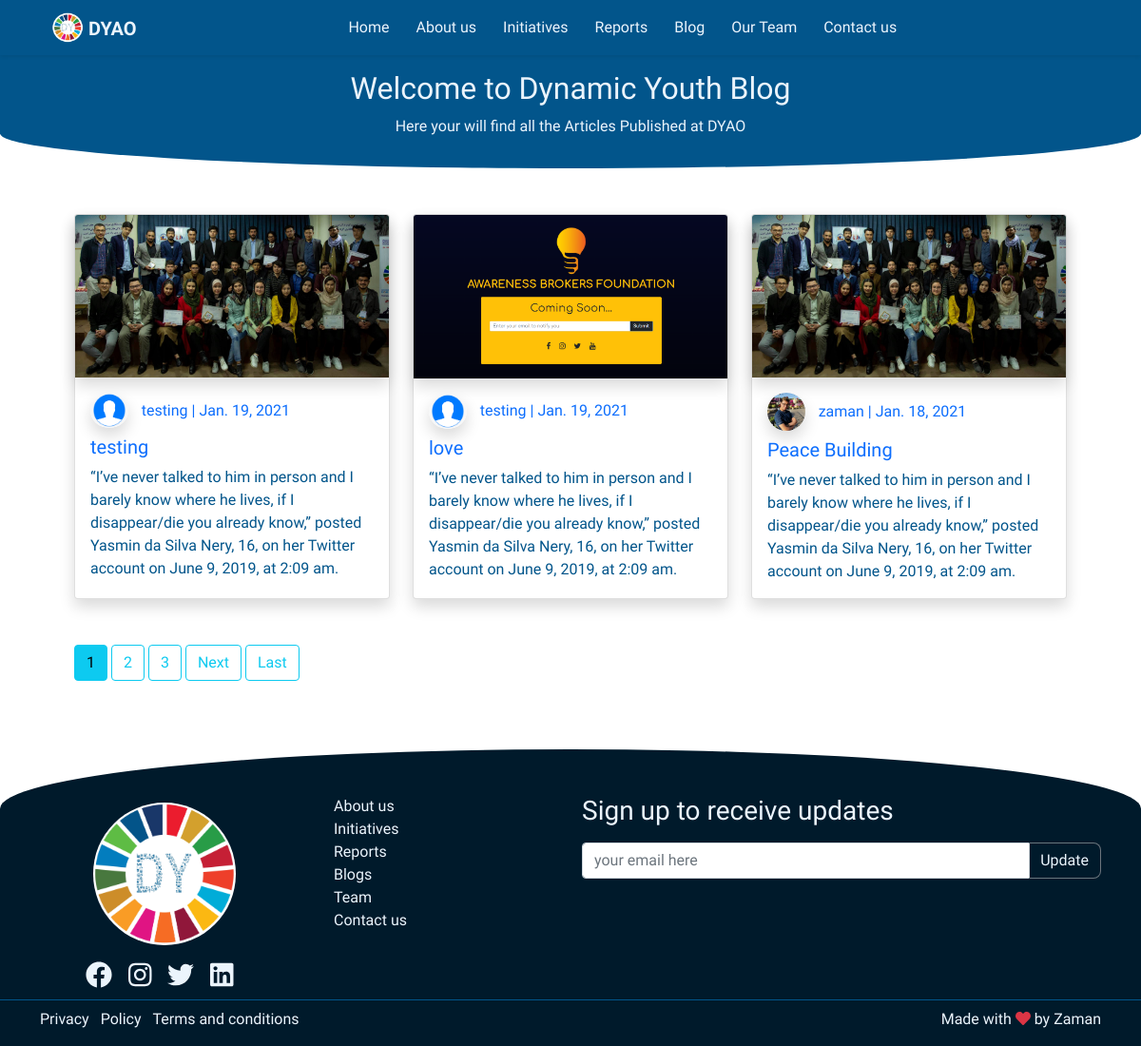
Page /blog on the committed database.
### website/models.py (models this page shows, shortened)
class Post(models.Model):
    title   = models.CharField(max_length=200)
    content = models.TextField()
    date_posted = models.DateField(default=timezone.now)
    abstract = models.TextField(null=True, blank=True)
    auther = models.ForeignKey(User, on_delete=models.CASCADE)
    photo = models.ImageField(default = 'post_photo.jpg', upload_to="post_pics", null=True, blank=True)

class Profile(models.Model):
    user = models.OneToOneField(User, on_delete=models.CASCADE)
    image = models.ImageField(default = 'default.png', upload_to="profile_pics")

### website/views.py (the view)
# urls.py: path("blog", PostlistView.as_view(), name="blog"),
class PostlistView(ListView):
    model = Post
    template_name = 'blog.html'
    context_object_name = 'posts'
    ordering = ['-date_posted']
    paginate_by = 3

### templates/blog.html (shortened to what this page needs)
{% extends 'base.html' %}
{% load static %}
{% block content %}
<div class="base-section anim-down">
    <div class="container">
       <div class="row">
           <div class="col-sm text-center">
               <h2>Welcome to Dynamic Youth Blog </h2>
            <article> Here your will find all the Articles Published at DYAO</article>
           </div>
       </div>
    </div>
</div>
    <div class="programs-section container p-5">
        <div class="row row-cols-1 row-cols-md-3 g-4">
          {% for post in posts %}
            <div class="col">
                <div class="card shadow h-100">
                  <a  href="{% url 'blog-detail' post.id %}"> <img src="{{post.photo.url }}" class="shadow card-img-top" alt="blog post one"></a>
                  <div class="card-body">
                    <div class="row  align-items-center mb-2">
                      <div class="col-2">
                        <img src="{{ post.auther.profile.image.url }}" alt="user profile" class="shadow rounded-circle" width="40" >
                      </div>
                      <div class="col">
                        <span class="text-primary">{{post.auther}} | {{post.date_posted}}</span>
                      </div>
                    </div>
                    <h5 class="card-title "><a class="text-decoration-none" href="{% url 'blog-detail' post.id %}">{{post.title}}</a></h5>
                    <p class="card-text">
                      {{post.abstract}}
                    </p>
                  </div>
                </div>
            </div>
           {% endfor %}
        </div>
        <div class="row mt-5">
            <div class="col">
              {% if is_paginated %}
                {% for num in page_obj.paginator.page_range %}
                  {% if page_obj.number == num %}
                    <a class="btn btn-info mb-4" href="?page={{num}}">{{num}}</a>
                  {% elif num > page_obj.number|add:'-3' and num < page_obj.number|add:'3' %}
                    <a class="btn btn-outline-info mb-4" href="?page={{num}}">{{num}}</a>
                  {% endif %}
                {% endfor %}
                {% if page_obj.has_next %}
                  <a class="btn btn-outline-info mb-4" href="?page={{page_obj.next_page_number }}">Next</a>
                  <a class="btn btn-outline-info mb-4" href="?page={{page_obj.paginator.num_pages }}">Last</a>
                {% endif %}
              {% endif %}
            </div>
       </div>
    </div>
{% endblock content %}

### templates/base.html (shortened to what this page needs)
{% load static %}
<!DOCTYPE html>
<html lang="en">
<head>
     <link href="https://cdn.jsdelivr.net/npm/bootstrap@5.0.0-beta1/dist/css/bootstrap.min.css" rel="stylesheet">
    <link rel="stylesheet" href=" {% static 'website/style/dist/style.css' %}">
    <link rel="stylesheet" href="https://cdnjs.cloudflare.com/ajax/libs/font-awesome/5.15.1/css/all.min.css" />
    <link rel="stylesheet" href="{% static 'website/style/slick.css' %}">
    <link rel="stylesheet" href="{% static 'website/style/slick-theme.css' %}">
</head>
<body>
    <div id="nav" class=" navbar-color navbar-light shadow-sm sticky-top">
        <nav class="container navbar navbar-color navbar-expand-lg navbar-light bg-light">
            <div class="container-fluid">
                <a class="navbar-brand align-middle" href="#">
                    <img src="{% static 'website/img/bg.png' %}" alt="" width="34" height="auto" class="d-inline-block align-top">
                     <b class="align-middle"> DYAO</b>
                </a>
                <div class="collapse navbar-collapse justify-content-center" id="navbarNav">
                    <ul class="navbar-nav ">
                        <li class="nav-item hoverable ps-2 px-1"> <a class="nav-link active" aria-current="page" href="{% url 'index' %}"><span>Home</span></a>
                        </li>
                        <li class="nav-item hoverable ps-2 px-1"><a class="nav-link " href="{% url 'about' %}"><span>About us</span></a>
                        </li>
                        <li class="nav-item hoverable ps-2 px-1"> <a class="nav-link" href="{% url 'initiatives' %}"><span>Initiatives</span></a>
                        </li>
                        <li class="nav-item hoverable ps-2 px-1"><a class="nav-link " href="{% url 'report' %}" tabindex="-1" ><span>Reports</span></a>
                        </li>
                        <li class="nav-item hoverable ps-2 px-1"><a class="nav-link " href="{% url 'blog' %}" tabindex="-1" ><span>Blog</span></a>
                        </li>
                        <li class="nav-item hoverable ps-2 px-1"> <a class="nav-link " href="{% url 'team' %}" tabindex="-1" ><span>Our Team</span></a>
                        </li>
                        <li class="nav-item hoverable ps-2 px-1"><a class="nav-link " href="{% url 'contact' %}" tabindex="-1" ><span>Contact us</span></a>
                        </li>
                    </ul>
                </div>
            </div>
        </nav>
    </div>
{% block content %}
{% endblock content %}
    <div class="footer-section">
        <div class="container">
            <div class="row">
                <div class="col-sm">
                    <div class="row" >
                        <div class="col" >
                            <div class="container footer-logo mt-4">
                                <img src="{% static 'website/img/logo.jpg' %}" alt="LOGO">
                            </div>
                            <div class="container text-center">
                                <h3 class="pt-3">
                                    <a href="https://www.facebook.com/DynamicYouth.af" target="_blank"> <i class="fab fa-facebook"></i></a>
                                    <a href="https://www.instagram.com/dynamicyouth.af" target="_blank"> <i class="fab fa-instagram"></i></a>
                                    <a href="https://twitter.com/Dynamicyouth_af" target="_blank"><i class="fab fa-twitter   "></i></a>
                                    <a href="#" target="_blank"> <i class="fab fa-linkedin" ></i></a>
                                </h3>
                            </div>
                        </div>
                        <div class="col">
                            <div class="container">
                                <div class="row">
                                    <ul class="list-unstyled mt-5">
                                        <li><a href="{% url 'about' %}">About us</a></li>
                                        <li><a href="{% url 'initiatives' %}">Initiatives</a></li>
                                        <li><a href="{% url 'report' %}">Reports</a></li>
                                        <li><a href="{% url 'blog' %}">Blogs</a></li>
                                        <li><a href="{% url 'team' %}">Team</a></li>
                                        <li><a href="{% url 'contact' %}">Contact us</a></li>
                                    </ul>
                                </div>
                            </div>
                        </div>
                    </div>
                </div>
                <div class="col-sm">
                    <h3 class="mt-5 mb-3">Sign up to receive updates</h3>
                    <form action="{% url 'subscribe' %}" method="POST"> {% csrf_token %}
                        <div class="input-group mb-3">
                            <input type="email" class="form-control" required name="email" placeholder="your email here" aria-label="your email here" aria-describedby="button-addon2">
                            <div class="input-group-append">
                                <button class="btn btn-outline-secondary" type="submit" value="Subscribe" id="button-addon2">Update</button>
                            </div>
                        </div>
                    </form>
                </div>
            </div>
        </div>
        <div class="footer">
            <div class="container">
                <div class="row mt-2">
                    <div class="col-sm">
                        <ul class="list-inline">
                            <li class="list-inline-item"><a href="#">Privacy</a> </li>
                            <li class="list-inline-item"><a href="#">Policy</a></li>
                            <li class="list-inline-item"><a href="#">Terms and conditions</a></li>
                        </ul>
                    </div>
                    <div class="col-sm d-flex justify-content-end">
                        <p>Made with <i class="fa fa-heart text-danger"></i> by <a href="https://facebook.com/zaman.ehsani" target="_blank">Zaman</a></p>
                    </div>
                </div>
            </div>
        </div>
    </div>
</body>
</html>

### rows in the picture
Post: photo (picture), auther.profile.image (placeholder picture), auther "testing", date_posted "Jan. 19, 2021", title "testing", abstract "“I’ve never talked to him in person and I barely know where he lives, if I disappear/die you already know,” posted Yasmin da Silva Nery, 16, on her Twitter account on June 9, 2019, at 2:09 am."
Post: photo (picture), auther.profile.image (placeholder picture), auther "testing", date_posted "Jan. 19, 2021", title "love", abstract "“I’ve never talked to him in person and I barely know where he lives, if I disappear/die you already know,” posted Yasmin da Silva Nery, 16, on her Twitter account on June 9, 2019, at 2:09 am."
Post: photo (picture), auther.profile.image (placeholder picture), auther "zaman", date_posted "Jan. 18, 2021", title "Peace Building", abstract "“I’ve never talked to him in person and I barely know where he lives, if I disappear/die you already know,” posted Yasmin da Silva Nery, 16, on her Twitter account on June 9, 2019, at 2:09 am."

### other values in the picture
{{ num }} "1"
{{ num }} "2" "3"
